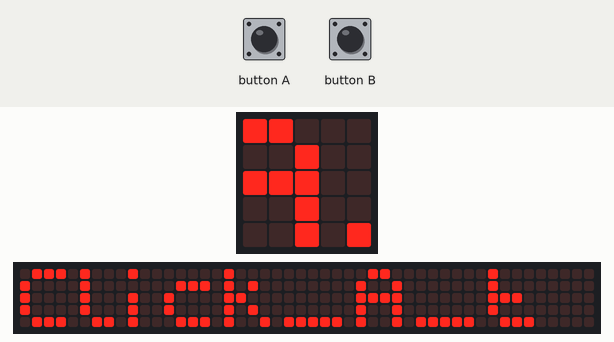
Simulated run of this program. Board: BBC micro:bit running MicroPython. Shown: the board's 5×5 LED display, a strip that is not on the board, showing the scrolling text unrolled. The inputs (shaded band) are chosen by the test bench. The 48×5 strip is a reading aid, not a part: it shows the text the display is scrolling, unrolled, one strip-width of it at a time.

Above: at 5.0 s.
5.1 s: button A pressed for 0.15 s
At 5.2 s:
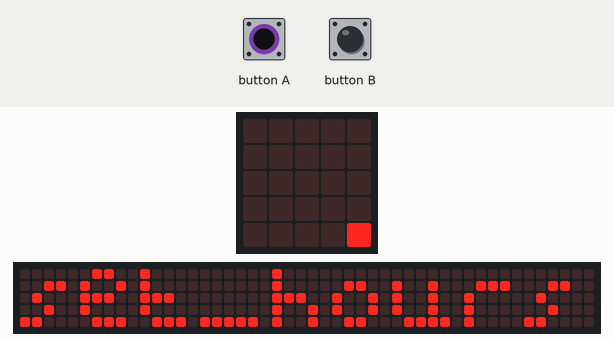
5.8 s: button B pressed for 0.15 s
At 5.9 s:
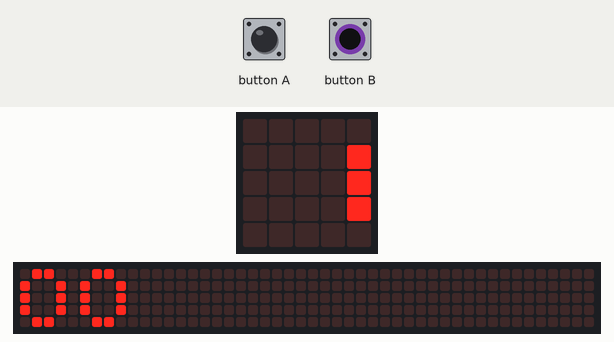
6.5 s: button B pressed for 1 s
8.1 s: button A pressed for 1 s
At 8.9 s:
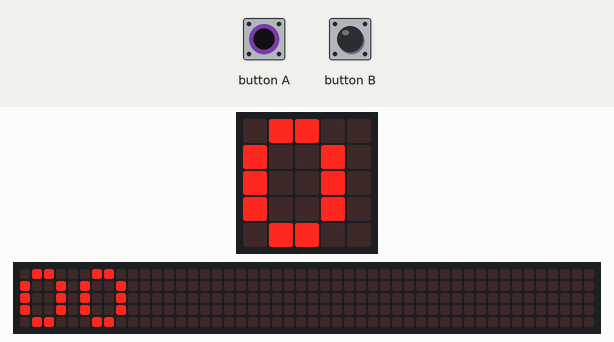
9.7 s: button B pressed for 3.2 s
14.4 s: button B pressed for 0.15 s
At 15.6 s:
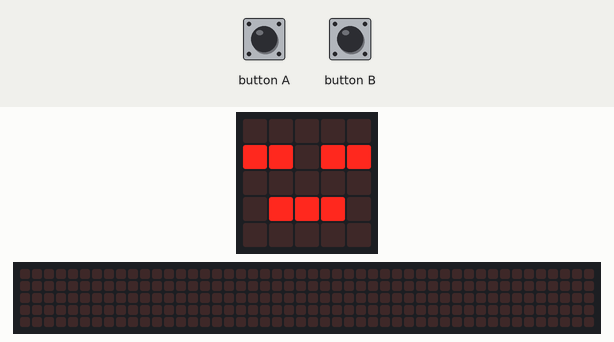

Measured:
- after the input at 5.1 s, the display: changes at once (image 1)
- after the input at 5.8 s, the display: changes at once (image 2)
- after the input at 8.1 s, the display: first differs from a run without the input after 0.12 s (image 3 shows a later state)
- after the input at 14.4 s, the display: changes after 0.08 s (image 4)

The program:

alarm_clock.py
```python
''' Wake up watch for BBC micro:bit

    Shows a child when it's time to wake up mom and dad. Sleepy face when it's to sleep, clocks when
        it's almost time to wake up and happy face when it's time to wake up

    Assumes 0:00 is SLEEP_TIME, then comes ALMOST_WAKE_TIME, then WAKE_TIME, then SLEEP_TIME
    Show status between SHOW_START and SHOW_END. The rest of the time only when button A is pressed
'''
from microbit import *

TIME_MULTIPLIER = 1 # For testing. One minute is multiplied by this. For example, 60 means
                    # one minute in your world becomes one hour for this program
ALMOST_WAKE_TIME = 6.75 * 60 # 6:45 AM
WAKE_TIME = 7.25 * 60 # 7:15 AM
SLEEP_TIME = 21.5 * 60 # 9:30 PM
SHOW_START = 6 * 60
SHOW_END = 8 * 60


def scroll_stop_on_press(string):
    ''' Call display.scroll, but stop if button is pressed
        Release mechanism depends on any button being pressed or all ligths off. For this reason
            spaces are converted to underscore
        Resets was_pressed and get_presses on both buttons (note that was_pressed and get_presses
            are different counters; need to reset both)
    '''
    button_a.was_pressed() # Reset
    button_b.was_pressed()

    string = string.replace(' ', '_')
    display.scroll(string, wait=False)
    sleep(200) # Important to start with sleep. Otherwise, if the first character only has
               # left characters, the screen will be empty at the start
    while True:
        if button_a.was_pressed() or button_b.was_pressed() or all_pixels_are_off():
            break
        sleep(100)

    button_a.was_pressed() # Reset
    button_b.was_pressed()
    button_a.get_presses()
    button_b.get_presses()


def all_pixels_are_off():
    ''' Return true if all pixels are off'''
    for x in range(5):
        for y in range(5):
            if display.get_pixel(x, y):
                return False
    return True


class ManageTime(object):
    def __init__(self):
        self.initial_time_minutes = 0

    def get_current_minutes(self):
        running_time_minutes = running_time() / (1000 * 60) # Convert milliseconds to minutes
        current_time_minutes = TIME_MULTIPLIER * (running_time_minutes + self.initial_time_minutes)
        return int(current_time_minutes) % (60 * 24) # 24 h and 60 minutes in a day

    def show_current_time(self):
        minutes = self.get_current_minutes()
        scroll_stop_on_press('%02d:%02d'%(int(minutes / 60), minutes % 60))

    def interactive_set_initial_time(self):
        ''' Ask user for current time and set it'''
        scroll_stop_on_press('Click A to enter values, B to set.')
        hours = minutes = 0
        hours = self.get_initial_time_item('hours', 24)
        minutes = self.get_initial_time_item('minutes', 60)

        self.initial_time_minutes = hours * 60 + minutes

    @staticmethod
    def get_initial_time_item(name, maxval):
        ''' item is hours or minutes. Ask the user to set it and return the value
        '''
        scroll_stop_on_press('set ' + name)
        value = 0
        while True:
            value += button_a.get_presses()
            if button_b.was_pressed():
                break
            display.scroll('%02d' %(value % maxval))
            sleep(100)
        return value % maxval

    def show_sleep_awake_status(self):
        current_minutes = self.get_current_minutes()
        if current_minutes < ALMOST_WAKE_TIME or current_minutes > SLEEP_TIME:
            display.show(Image.ASLEEP)
        elif current_minutes < WAKE_TIME:
            display.show(Image.ALL_CLOCKS) # Don't sleep; this is an animation
        else:
            display.show(Image.HAPPY)

    def current_time_is_between_show_start_and_end(self):
        if SHOW_START < self.get_current_minutes() < SHOW_END:
            return True
        return False


def __main__():
    time_manager = ManageTime()
    time_manager.interactive_set_initial_time()

    button_a.was_pressed() # Reset
    while True:
        button_b_was_pressed = button_b.was_pressed() # So that I can use it multiple times (everytime you call the function the count is reset)
        if button_a.was_pressed():
            time_manager.show_current_time()
        elif button_b_was_pressed or time_manager.current_time_is_between_show_start_and_end():
            time_manager.show_sleep_awake_status()
            if button_b_was_pressed:
                sleep(2000) # Otherwise the static images are removed almost immediately
        else:
            display.clear()
        sleep(200)


if __name__ == '__main__':
    __main__()
```
